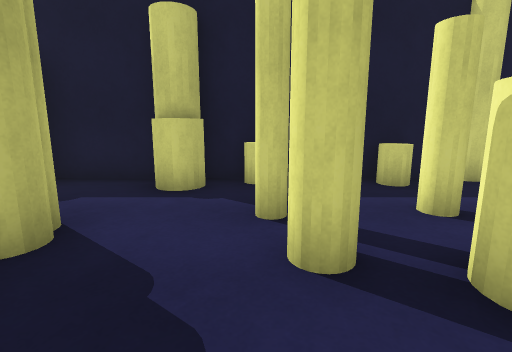
View 1 (above)

17 first-person views from a walk through a robot-simulator world made for Gazebo. The camera is 1.2 m above the floor, tilts 10° down and sees 85° across. The floor is counted in squares, 1 m on a side. Each view is taken from the middle of a square. On the plan, view 1 faces up. The plan holds only what a view shows up to about 12 squares ahead; the rest is blank. The place goes on beyond the plan.

View 2
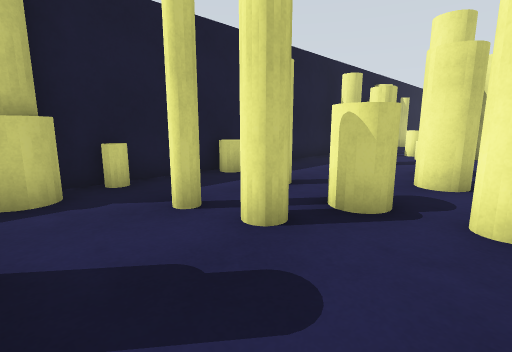

View 3
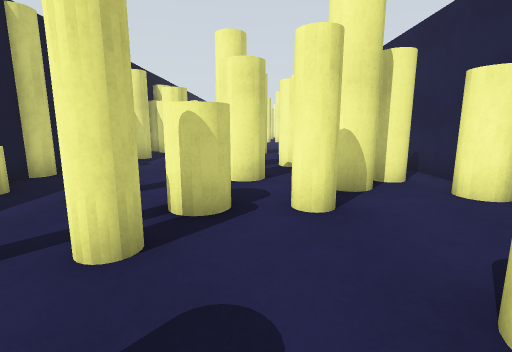

View 4
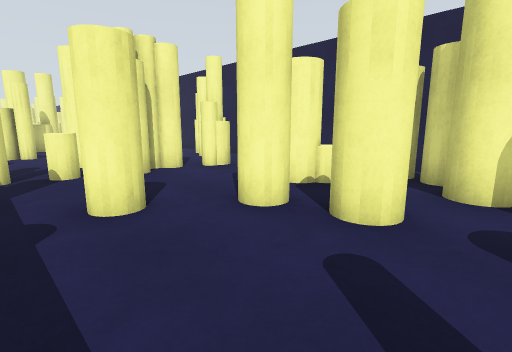

View 5
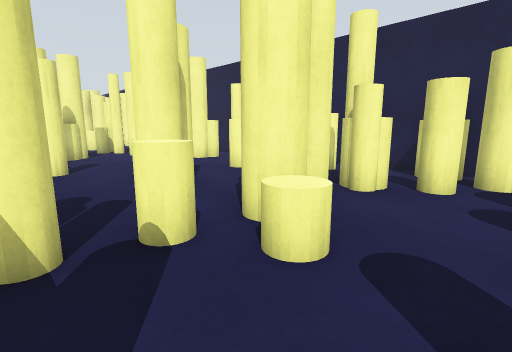

View 6
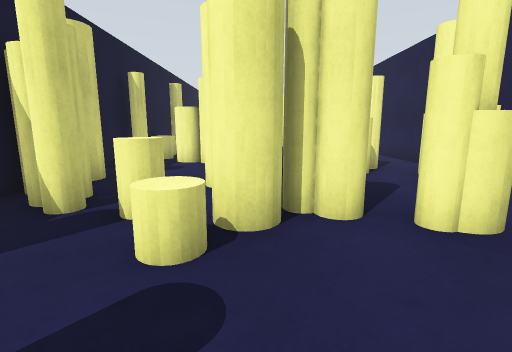

View 7
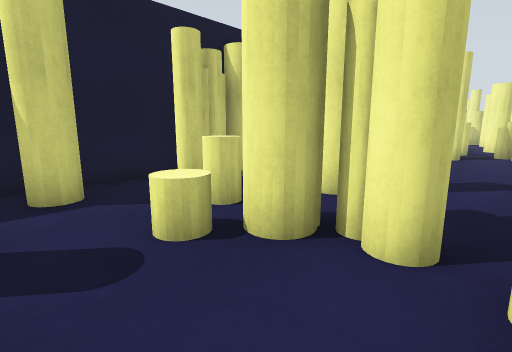

View 8
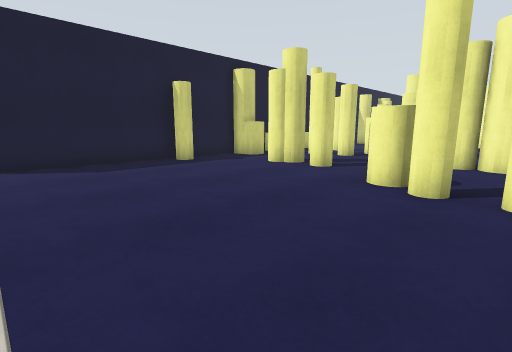

View 9
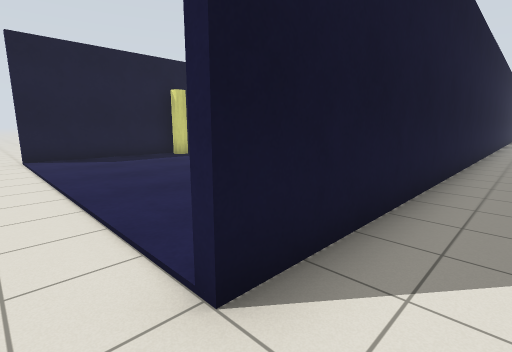

View 10
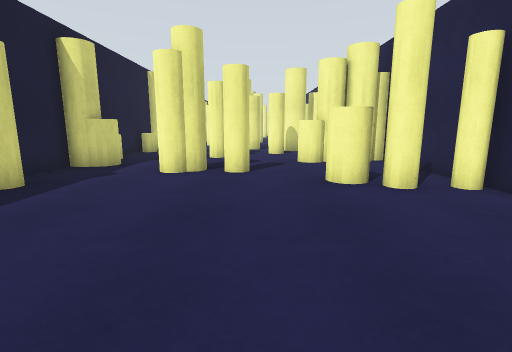

View 11
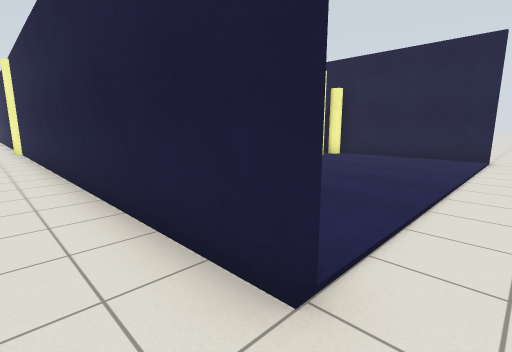

View 12
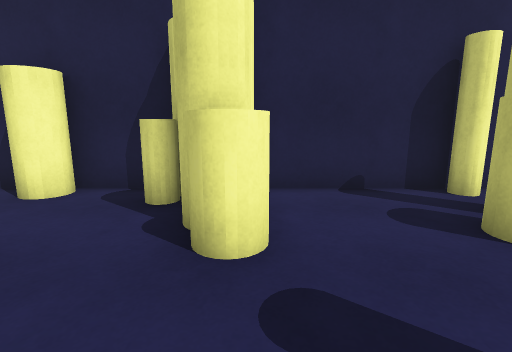

View 13
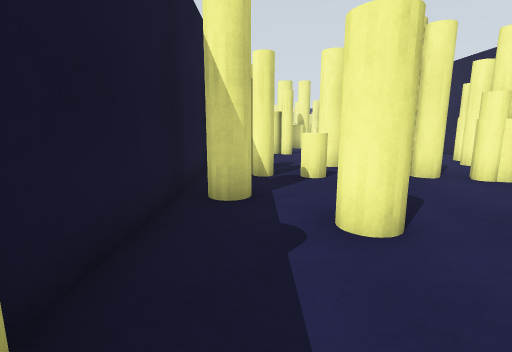

View 14
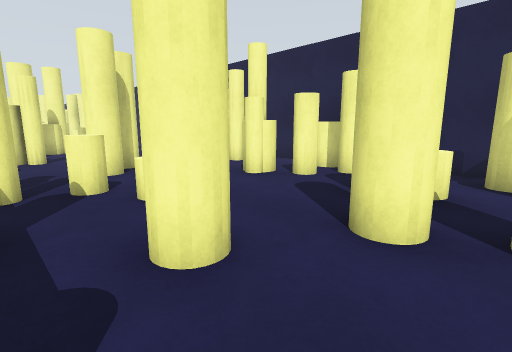

View 15
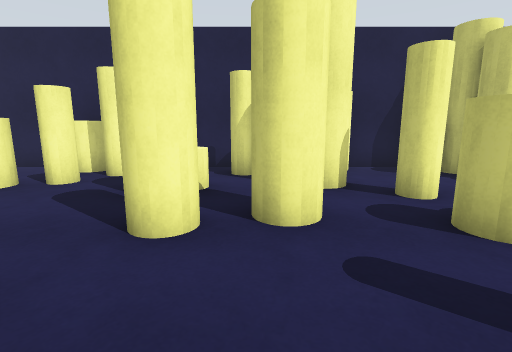

View 16
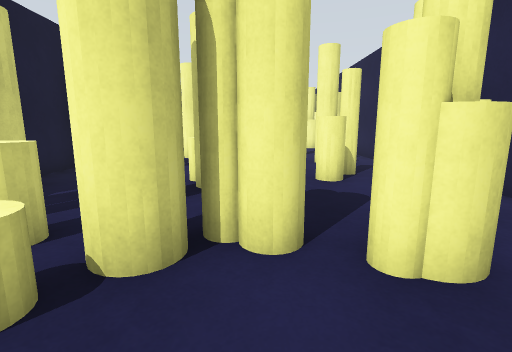

View 17
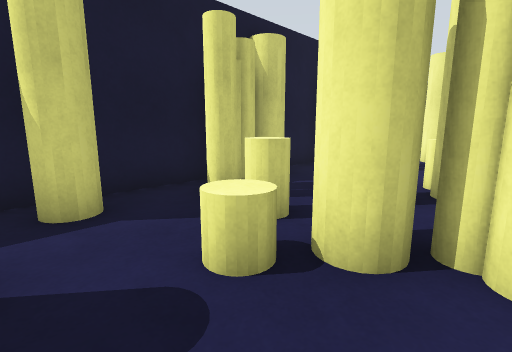

### Floor plan
Points are (right, up) in squares from view 1. A wall is a line through its corners. A room is listed if a view was taken in it or the views show most of it. See-through windows are left out.
Room 1 (views 1, 2, 3, 4, 5, 6, 7, 8, 10, 12, 13, 14, 15, 16, 17)
walls: (11.5, 6.4) (0.4, 6.4); (17, 6.4) (14.5, 6.4); (10.4, -3.4) (13.5, -3.4); (15.8, -3.4) (20.1, -3.4); (0.4, 6.6) (4.1, 6.6); (-2.4, 6.4) (-10, 6.4); (-4.2, -3.4) (8.2, -3.4); (-4.5, 6.6) (-2.5, 6.6); (-10.1, -3.4) (-5.8, -3.4)
ways out: opening at (-10.5, -4) to room 2; opening at (-10.5, 6) to room 3; opening at (-3.5, 7.5) to room 3
objects: yellow pole (-5, -3); yellow pole (-5, -2); yellow pole (-5, 6); yellow cylinder (-4, -1); yellow pole (-3, 1) to (-3, 2); yellow cylinder (-3, 3) to (-2, 3); yellow cylinder (-2, 5); yellow cylinder (-2, 6) to (-1, 6); yellow cylinder (-1, -2); yellow cylinder (-1, -1); yellow cylinder (0, -3); yellow cylinder (0, -2); yellow pole (0, 4); yellow cylinder (0, 6); yellow pole (1, 2) to (1, 3); yellow cylinder (2, 0); yellow cylinder (2, 2); yellow cylinder (3, -3); yellow cylinder (3, -1) to (4, -1); yellow pole (3, 4); yellow cylinder (3, 6); yellow cylinder (4, -2) to (5, -2); yellow cylinder (4, 1) to (5, 2); yellow pole (5, 6) to (5, 7); yellow cylinder (6, -2); yellow cylinder (6, -1); yellow pole (6, 2); yellow cylinder (7, -1) to (7, 0); yellow cylinder (7, 3) to (7, 4); yellow cylinder (8, -2) to (9, -2); yellow cylinder (9, -3) to (10, -2); yellow cylinder (9, -1) to (10, -1); yellow pole (9, 5) to (9, 6); yellow cylinder (10, 0) to (11, 0); yellow cylinder (10, 2); yellow cylinder (10, 3); yellow pole (11, -1); yellow pole (11, 1); yellow pole (11, 2); yellow cylinder (11, 3) to (11, 4); yellow pole (11, 5); yellow pole (12, -2); yellow pole (12, 3) to (13, 3); yellow pole (12, 5); yellow cylinder (12, 6); yellow pole (13, -2); yellow pole (13, 2); yellow cylinder (13, 6) to (14, 6); yellow cylinder (14, -3) to (14, -2); yellow cylinder (14, -1) to (14, 0); yellow cylinder (14, 2) to (15, 2); yellow pole (15, -3); yellow pole (15, -2) to (15, -1); yellow pole (16, 4) to (17, 4); yellow pole (16, 6); yellow cylinder (17, -2) to (18, -2); yellow pole (17, -1) to (18, -1); yellow cylinder (17, 5); yellow cylinder (18, 5) to (18, 6); yellow pole (19, 3) to (19, 4); other object (19, 6); yellow pole (20, 0); yellow pole (20, 2); yellow cylinder (20, 3); other object (21, 2); yellow cylinder (22, 1); yellow cylinder (22, 2) to (23, 3)
Room 2 (view 9)
walls: (5, -3.6) (-10, -3.6)
ways out: opening at (-10.5, -4) to room 1
Room 3 (view 11)
walls: (-10.1, 6.6) (-4.5, 6.6)
ways out: opening at (-10.5, 6) to room 1; opening at (-3.5, 7.5) to room 1

Where each view was taken, in squares from view 1:
view 1: 0 up, 0 right, facing up
view 2: 0 up, 2 left, facing up-right
view 3: 1 up, 2 left, facing right
view 4: 5 up, 3 right, facing down-right
view 5: 5 up, 8 right, facing down-right
view 6: 2 up, 7 right, facing right
view 7: 0 up, 8 right, facing up-right
view 8: 3 down, 10 left, facing up-right
view 9: 5 down, 11 left, facing up-right
view 10: 1 up, 10 left, facing right
view 11: 8 up, 11 left, facing down-right
view 12: 2 up, 1 left, facing down
view 13: 5 up, 4 right, facing right
view 14: 5 up, 5 right, facing down-right
view 15: 5 up, 5 right, facing down
view 16: 1 up, 8 right, facing right
view 17: 1 up, 8 right, facing up-right
